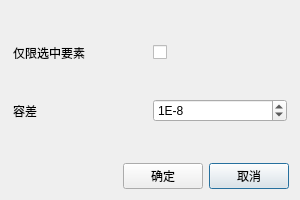
<?xml version="1.0" encoding="UTF-8"?>
<ui version="4.0">
 <class>MessageBox</class>
 <widget class="QDialog" name="MessageBox">
  <property name="geometry">
   <rect>
    <x>0</x>
    <y>0</y>
    <width>300</width>
    <height>200</height>
   </rect>
  </property>
  <property name="windowTitle">
   <string>Dialog</string>
  </property>
  <layout class="QGridLayout" name="gridLayout">
   <item row="1" column="2">
    <widget class="QPushButton" name="btnCancel">
     <property name="text">
      <string>取消</string>
     </property>
    </widget>
   </item>
   <item row="1" column="1">
    <widget class="QPushButton" name="btnOK">
     <property name="text">
      <string>确定</string>
     </property>
    </widget>
   </item>
   <item row="1" column="0">
    <spacer name="horizontalSpacer">
     <property name="orientation">
      <enum>Qt::Horizontal</enum>
     </property>
     <property name="sizeHint" stdset="0">
      <size>
       <width>40</width>
       <height>20</height>
      </size>
     </property>
    </spacer>
   </item>
   <item row="0" column="0" colspan="3">
    <widget class="QWidget" name="para" native="true">
     <layout class="QGridLayout" name="gridLayout_10">
      <property name="leftMargin">
       <number>2</number>
      </property>
      <property name="topMargin">
       <number>2</number>
      </property>
      <property name="rightMargin">
       <number>2</number>
      </property>
      <property name="bottomMargin">
       <number>2</number>
      </property>
      <item row="1" column="0">
       <widget class="QLabel" name="labelTolerance">
        <property name="text">
         <string>容差</string>
        </property>
       </widget>
      </item>
      <item row="1" column="1">
       <widget class="QgsSpinBox" name="spinBoxTolerance">
        <property name="prefix">
         <string notr="true">1E-</string>
        </property>
        <property name="minimum">
         <number>3</number>
        </property>
        <property name="maximum">
         <number>16</number>
        </property>
        <property name="value">
         <number>8</number>
        </property>
       </widget>
      </item>
      <item row="0" column="1">
       <widget class="QCheckBox" name="checkBox">
        <property name="text">
         <string/>
        </property>
       </widget>
      </item>
      <item row="0" column="0">
       <widget class="QLabel" name="label">
        <property name="text">
         <string>仅限选中要素</string>
        </property>
       </widget>
      </item>
     </layout>
    </widget>
   </item>
  </layout>
 </widget>
 <customwidgets>
  <customwidget>
   <class>QgsSpinBox</class>
   <extends>QSpinBox</extends>
   <header>qgsspinbox.h</header>
  </customwidget>
 </customwidgets>
 <resources/>
 <connections/>
</ui>
